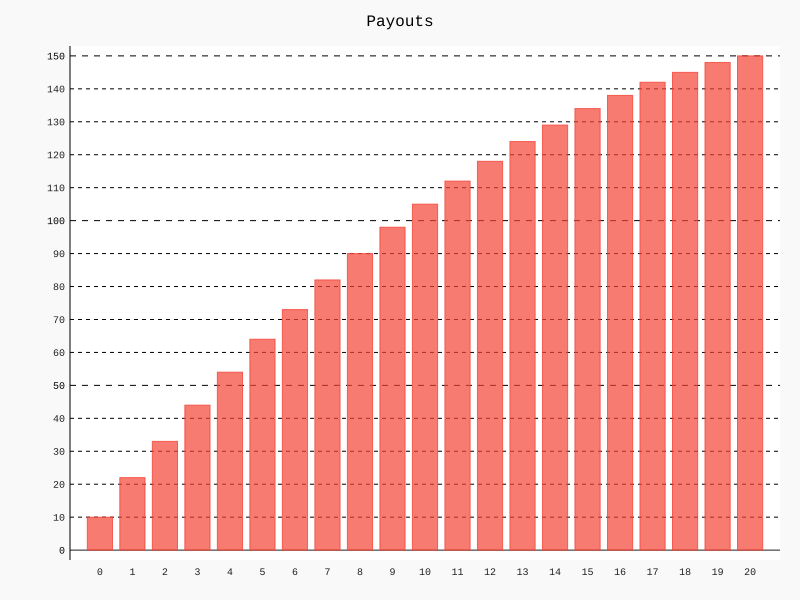

Generate this figure with Python:
#!/usr/bin/env python

# importing pygal
import pygal
import numpy
 
plants_to_payout = {
    0: 10,
    1: 22,
    2: 33,
    3: 44,
    4: 54,
    5: 64,
    6: 73,
    7: 82,
    8: 90,
    9: 98,
    10: 105,
    11: 112,
    12: 118,
    13: 124,
    14: 129,
    15: 134,
    16: 138,
    17: 142,
    18: 145,
    19: 148,
    20: 150
}

chart = pygal.Bar()
chart.title = 'Payouts'       
chart.x_labels = [str(x) for x in plants_to_payout]
chart.add(None, plants_to_payout.values())
chart.render_to_file('./payout-graph.svg')
